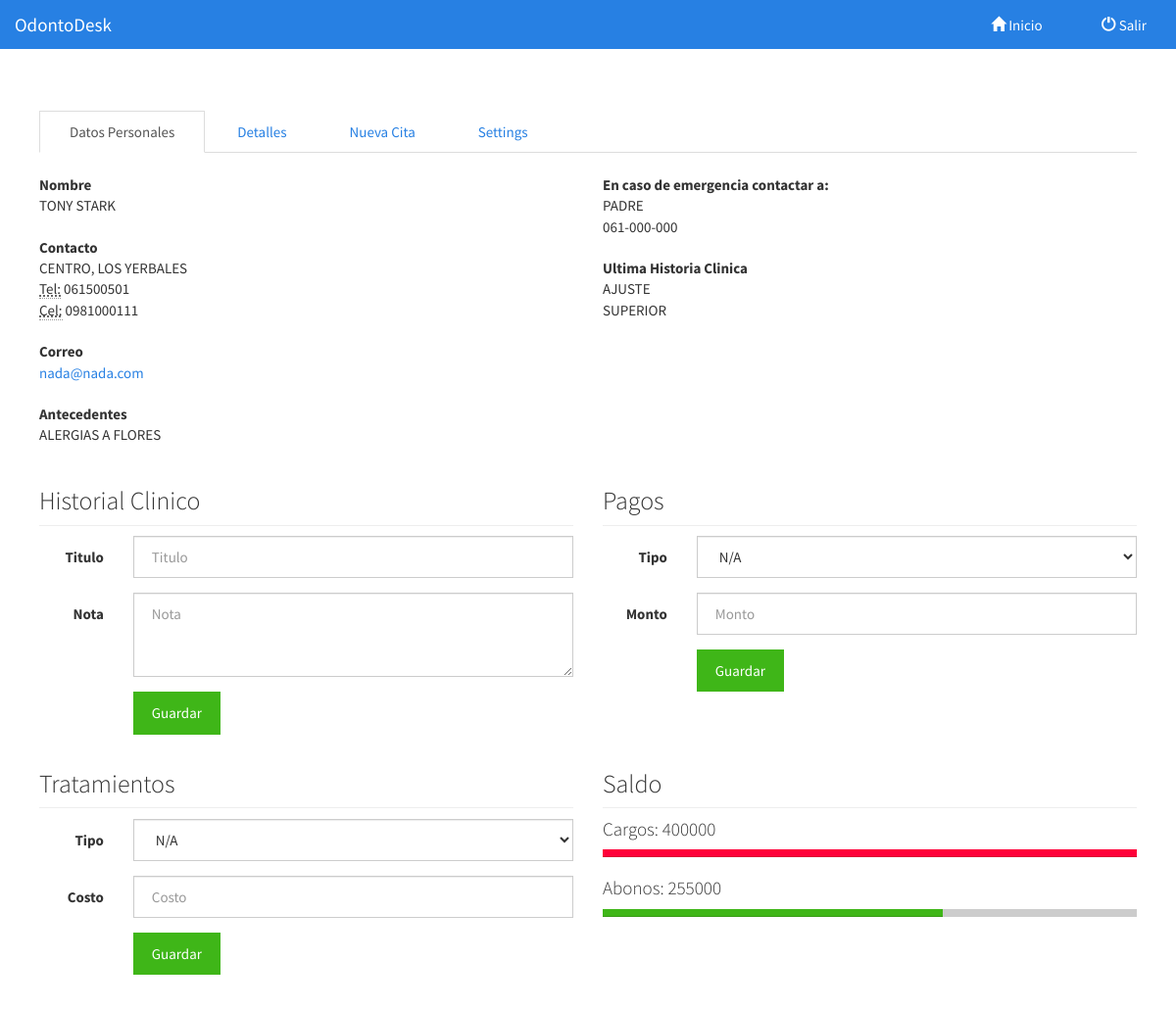
Screenshot of /ficha.php?id_ficha=1001 with the database file from the repository.
### tables this page shows
CREATE TABLE IF NOT EXISTS `pacientes` (
  `id` int(11) NOT NULL AUTO_INCREMENT,
  `ci` varchar(25) NOT NULL,
  `nombre` varchar(80) NOT NULL,
  `fechanac` date NOT NULL,
  `celular` varchar(25) NOT NULL,
  `telefono` varchar(25) NOT NULL,
  `correo` varchar(80) NOT NULL,
  `direccion` varchar(140) NOT NULL,
  `antecedentes` varchar(100) NOT NULL,
  `sosu` varchar(45) NOT NULL,
  `sosd` varchar(45) NOT NULL,
  PRIMARY KEY (`id`)
);

CREATE TABLE IF NOT EXISTS `historial` (
  `id` int(11) NOT NULL AUTO_INCREMENT,
  `titulo` varchar(15) NOT NULL,
  `idpa` int(11) NOT NULL,
  `nota` varchar(100) NOT NULL,
  `fecha` date NOT NULL,
  PRIMARY KEY (`id`)
);

### pool/Crud.php (called while the page is built, shortened)
<?php
class Crud{
  public $select;
  public $from;
  public $condition;
  public function Read (){
    $model=	new Conexion();
    $conexion=$model->conectar();
    $select=$this->select;
    $from=$this->from;
    $condition=$this->condition;
    if($condition!=''){
      $condition=" WHERE ".$condition;
    }
    $sql="SELECT $select FROM $from $condition";
    $consulta=$conexion->prepare($sql);
    $consulta->execute();
  }
}

### ficha.php (the view, shortened to what this page needs)
<?php
require 'pool/Crud.php';
$model=new Crud;
$model->select="*";
$model->from="pacientes";
$model->condition='id='.$_GET['id_ficha'];
$model->Read();
$filas=$model->rows;
foreach ($filas as $fila){
  $nombre=$fila['nombre'];
  $ce=$fila['celular'];
  $te=$fila['telefono'];
  $co=$fila['correo'];
  $di=$fila['direccion'];
  $an=$fila['antecedentes'];
  $su=$fila['sosu'];
  $sd=$fila['sosd'];
}
$histo=new Crud;
$histo->select="*";
$histo->from="historial";
$histo->condition='idpa='.$_GET['id_ficha'].' ORDER BY ID ASC';
$histo->Read();
$filas=$histo->rows;
foreach ($filas as $fila){
  $tit=$fila['titulo'];
  $desc=$fila['nota'];
}
$cargo=new Crud;
$cargo->select="idpaciente,sum(cargo)as monto";
$cargo->from="saldos";
$cargo->condition="idpaciente='".$_GET['id_ficha']."'"."and tipo NOT LIKE '%ABONO%'";
$cargo->Read();
$filas=$cargo->rows;
foreach ($filas as $fila){
  $carga= $fila['monto'];
}
$abonos=new Crud;
$abonos->select="idpaciente,sum(abono)as monto";
$abonos->from="saldos";
$abonos->condition="idpaciente='".$_GET['id_ficha']."'"."and tipo LIKE '%ABONO%'";
$abonos->Read();
$filas=$abonos->rows;
foreach ($filas as $fila){
  $abona=$fila['monto'];
}
$vuno=$abona*100;
$vdos=$vuno/$carga;
?>
<!DOCTYPE html>
<html lang="es">
<head>
  <link rel="stylesheet" href="css/bootstrap.css">
  <link rel="stylesheet" href="css/dashboard.css">
  <link rel="stylesheet" href="css/jquery-ui.css">
</head>
<body>
  <div class="navbar navbar-inverse navbar-fixed-top" role="navigation">
    <div class="container-fluid">
      <div class="navbar-header">
        <a class="navbar-brand" href="adm.php">OdontoDesk</a>
      </div>
      <div class="navbar-collapse collapse">
        <ul class="nav navbar-nav navbar-right">
          <li><a href="panel.php"><span class="glyphicon glyphicon-home"></span>  Inicio</a></li>
          <li><a href="conexion/logout.php"><span class="glyphicon glyphicon-off"></span>  Salir</a></li>
        </ul>
      </div>
    </div>
  </div>
  <br>
  <div class="container-fluid">
    <div class="row">
      <div class="col-sm-9  col-md-12 main">
        <br>
        <ul class="nav nav-tabs" role="tablist">
          <li class="active"><a href="#home" role="tab" data-toggle="tab">Datos Personales</a></li>
          <li><a href="#profile" role="tab" data-toggle="tab">Detalles</a></li>
          <li><a href="#messages" role="tab" data-toggle="tab">Nueva Cita</a></li>
          <li><a href="#settings" role="tab" data-toggle="tab">Settings</a></li>
        </ul>
        <div class="tab-content">
          <div class="tab-pane active" id="home">
            <div class="row">
              <div class="col-md-6">
                <br>
                  <address>
                  <strong>Nombre</strong><br>
                  <?php echo $nombre ?><br>
                </address>
                <address>
                  <strong>Contacto</strong><br>
                  <?php echo $di ?><br>
                  <abbr title="Phone">Tel:</abbr> <?php echo $te ?><br>
                  <abbr title="Phone">Cel:</abbr> <?php echo $ce ?>
                </address>
                <address>
                  <strong>Correo</strong><br>
                  <a href="mailto:#"><?php echo $co ?></a>
                </address>
                <address>
                  <strong>Antecedentes</strong><br>
                  <?php echo $an ?><br>
                </address>
              </div>
              <div class="col-md-6">
                <br>
                <address>
                  <strong>En caso de emergencia contactar a:</strong><br>
                  <?php echo $su ?><br>
                  <?php echo $sd ?><br>
                </address>
                <address>
                  <strong>Ultima Historia Clinica</strong><br>
                  <?php echo $tit ?><br>
                  <?php echo $desc ?><br>
                </address>
              </div>
            </div>
            <div class="row">
              <div class="col-md-6">
                <h3 class="sub-header">Historial Clinico</h3>
                <form class="form-horizontal" role="form" acton="<?php echo $_SERVER['PHP_SELF']; ?>" method="POST">
                  <div class="form-group">
                    <label for="inputEmail3" class="col-sm-2 control-label">Titulo</label>
                    <div class="col-sm-10">
                      <input type="text" name="valoruno" id="valoruno" class="form-control" placeholder="Titulo">
                    </div>
                  </div>
                  <div class="form-group">
                    <label for="inputPassword3" class="col-sm-2 control-label">Nota</label>
                    <div class="col-sm-10">
                      <textarea class="form-control" rows="3" placeholder="Nota" name="valordos" id="valordos"></textarea>
                    </div>
                  </div>
                  <div class="form-group">
                    <div class="col-sm-offset-2 col-sm-10">
                      <button type="submit" class="btn btn-success">Guardar</button>
                    </div>
                  </div>
                </form>
              </div>
              <div class="col-md-6">
                <h3 class="sub-header">Pagos</h3>
                <form class="form-horizontal" role="form" acton="<?php echo $_SERVER['PHP_SELF']; ?>" method="POST">
                  <div class="form-group">
                    <label for="inputEmail3" class="col-sm-2 control-label">Tipo</label>
                    <div class="col-sm-10">
                      <select id="valortres" name="valortres" class="form-control">
                        <?php
                        $selpa=new Crud;
                        $selpa->select="*";
                        $selpa->from="tratamientos ORDER BY id DESC";
                        $selpa->Read();
                        $filas=$selpa->rows;
                        foreach ($filas as $fila){
                          echo '<option value='.$fila['id'].'>'.$fila['tipo'].'</option>';
                        }
                        ?>
                      </select>
                    </div>
                  </div>
                  <div class="form-group">
                    <label for="inputPassword3" class="col-sm-2 control-label">Monto</label>
                    <div class="col-sm-10">
                      <input type="text" class="form-control" id="valorcuatro" name="valorcuatro" placeholder="Monto">
                    </div>
                  </div>
                  <div class="form-group">
                    <div class="col-sm-offset-2 col-sm-10">
                      <button type="submit" class="btn btn-success">Guardar</button>
                    </div>
                  </div>
                </form>
              </div>
            </div>
           <div class="row">
              <div class="col-md-6">
                <h3 class="sub-header">Tratamientos</h3>
                <form class="form-horizontal" id="frmtra" name="frmtra" role="form" acton="<?php echo $_SERVER['PHP_SELF']; ?>" method="POST">
                  <div class="form-group">
                    <label for="inputEmail3" class="col-sm-2 control-label">Tipo</label>
                    <div class="col-sm-10">
                      <select name="tu" id="tu" class="form-control" onchange="myTra(this)">
                        <?php
                        $seltra=new Crud;
                        $seltra->select="*";
                        $seltra->from="tratamientos  ORDER BY id DESC";
                        $seltra->Read();
                        $filas=$seltra->rows;
                        foreach ($filas as $fila){
                          echo '<option value='.$fila['costo'].'>'.$fila['tipo'].'</option>';
                        }
                        ?>
                      </select>
                    </div>
                  </div>
                  <div class="form-group">
                    <label for="inputPassword3" class="col-sm-2 control-label">Costo</label>
                    <div class="col-sm-10">
                      <input type="text" name="tuno" id="tuno" class="form-control" id="inputEmail3" placeholder="Costo">
                    </div>
                  </div>
                  <div class="form-group">
                    <div class="col-sm-offset-2 col-sm-10">
                      <button type="submit" class="btn btn-success">Guardar</button>
                    </div>
                  </div>
                </form>
              </div>
              <div class="col-md-6">
                <h3 class="sub-header">Saldo</h3>
                <h4>Cargos: <?php echo $carga;?></h4>
                <div class="progress">
                  <?php
                  if(empty($carga)){
                    echo '<div class="progress-bar progress-bar-danger" role="progressbar" aria-valuenow="0" aria-valuemin="0" aria-valuemax="100" style="width: 0%">
                    <span class="sr-only">0% Completo</span></div>';
                  }else{
                    echo '<div class="progress-bar progress-bar-danger" role="progressbar" aria-valuenow="100" aria-valuemin="0" aria-valuemax="100" style="width: 100%">
                    <span class="sr-only">100% Completo</span>
                    </div>';
                  }
                    ?>
                </div>
                <h4>Abonos: <?php echo $abona;?></h4>
                <div class="progress">
                  <div class="progress-bar progress-bar-success" role="progressbar" aria-valuenow="<?php echo $vdos;?>" aria-valuemin="0" aria-valuemax="100" style="width: <?php echo $vdos;?>%">
                  </div>
                </div>
              </div>
            </div>
          </div>
        </div>
      </div>
    </div>
  </div>
</body>
</html>

### css/dashboard.css (style rules this page uses)
body { padding-top: 50px; }
.sub-header { padding-bottom: 10px; border-bottom: 1px solid #eee; }
.navbar-fixed-top { border: 0; }
.main { padding: 20px; }
@media (min-width: 768px) { .main { padding-right: 40px; padding-left: 40px; } }

### rows the page displays
pacientes: nombre "TONY STARK", direccion "CENTRO, LOS YERBALES", telefono "061500501", celular "0981000111", correo "nada@nada.com", antecedentes "ALERGIAS A FLORES", sosu "PADRE", sosd "061-000-000"
historial: titulo "AJUSTE", nota "SUPERIOR"

### other values shown
$carga "400000"
$abona "255000"
form field valortres "N/A"
form field tu "N/A"
